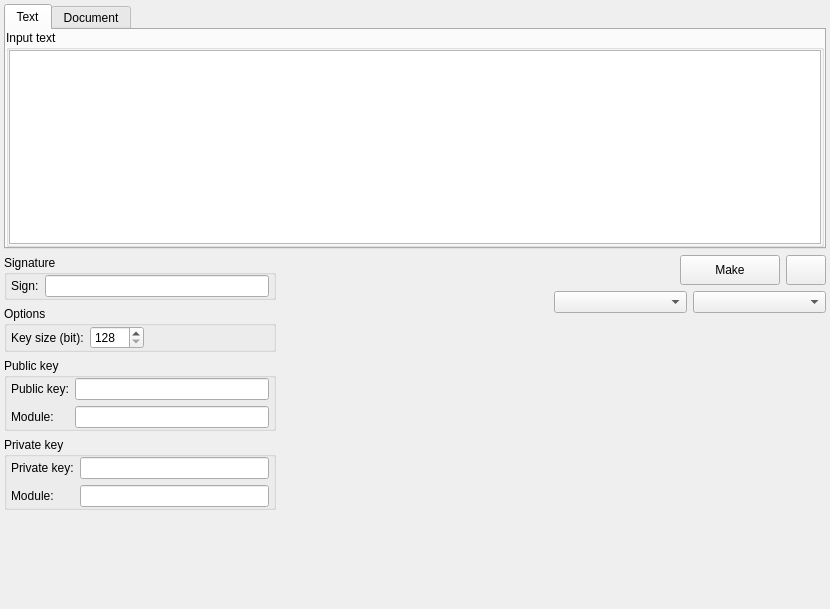
<?xml version="1.0" encoding="UTF-8"?>
<ui version="4.0">
 <class>RSADS</class>
 <widget class="QWidget" name="RSADS">
  <property name="geometry">
   <rect>
    <x>0</x>
    <y>0</y>
    <width>830</width>
    <height>609</height>
   </rect>
  </property>
  <property name="windowTitle">
   <string>Form</string>
  </property>
  <layout class="QVBoxLayout" name="verticalLayout_6">
   <property name="leftMargin">
    <number>4</number>
   </property>
   <property name="topMargin">
    <number>4</number>
   </property>
   <property name="rightMargin">
    <number>4</number>
   </property>
   <property name="bottomMargin">
    <number>4</number>
   </property>
   <item>
    <widget class="QTabWidget" name="tab_widget">
     <property name="maximumSize">
      <size>
       <width>16777215</width>
       <height>400</height>
      </size>
     </property>
     <property name="currentIndex">
      <number>0</number>
     </property>
     <widget class="QWidget" name="tab_text">
      <attribute name="title">
       <string>Text</string>
      </attribute>
      <layout class="QHBoxLayout" name="horizontalLayout">
       <property name="spacing">
        <number>12</number>
       </property>
       <property name="leftMargin">
        <number>0</number>
       </property>
       <property name="topMargin">
        <number>0</number>
       </property>
       <property name="rightMargin">
        <number>0</number>
       </property>
       <property name="bottomMargin">
        <number>0</number>
       </property>
       <item>
        <widget class="QGroupBox" name="group_box_input">
         <property name="title">
          <string>Input text</string>
         </property>
         <layout class="QVBoxLayout" name="verticalLayout">
          <property name="leftMargin">
           <number>0</number>
          </property>
          <property name="topMargin">
           <number>0</number>
          </property>
          <property name="rightMargin">
           <number>0</number>
          </property>
          <property name="bottomMargin">
           <number>0</number>
          </property>
          <item>
           <widget class="QTextEdit" name="text_edit_input"/>
          </item>
         </layout>
        </widget>
       </item>
      </layout>
     </widget>
     <widget class="QWidget" name="tab_document">
      <attribute name="title">
       <string>Document</string>
      </attribute>
     </widget>
    </widget>
   </item>
   <item>
    <layout class="QHBoxLayout" name="horizontal_layout_1">
     <item>
      <layout class="QVBoxLayout" name="vertical_layout_2">
       <item>
        <widget class="QGroupBox" name="group_box_sign">
         <property name="maximumSize">
          <size>
           <width>400</width>
           <height>16777215</height>
          </size>
         </property>
         <property name="title">
          <string>Signature</string>
         </property>
         <layout class="QVBoxLayout" name="verticalLayout_4">
          <property name="leftMargin">
           <number>0</number>
          </property>
          <property name="topMargin">
           <number>0</number>
          </property>
          <property name="rightMargin">
           <number>0</number>
          </property>
          <property name="bottomMargin">
           <number>0</number>
          </property>
          <item>
           <layout class="QFormLayout" name="form_layout_sign">
            <property name="fieldGrowthPolicy">
             <enum>QFormLayout::ExpandingFieldsGrow</enum>
            </property>
            <property name="leftMargin">
             <number>4</number>
            </property>
            <property name="rightMargin">
             <number>4</number>
            </property>
            <item row="0" column="0">
             <widget class="QLabel" name="label_sign">
              <property name="text">
               <string>Sign:</string>
              </property>
             </widget>
            </item>
            <item row="0" column="1">
             <widget class="QLineEdit" name="line_edit_sign"/>
            </item>
           </layout>
          </item>
         </layout>
        </widget>
       </item>
       <item>
        <widget class="QGroupBox" name="group_box_options">
         <property name="title">
          <string>Options</string>
         </property>
         <layout class="QVBoxLayout" name="verticalLayout_5">
          <property name="leftMargin">
           <number>0</number>
          </property>
          <property name="topMargin">
           <number>0</number>
          </property>
          <property name="rightMargin">
           <number>0</number>
          </property>
          <property name="bottomMargin">
           <number>0</number>
          </property>
          <item>
           <layout class="QFormLayout" name="form_layout_options">
            <property name="fieldGrowthPolicy">
             <enum>QFormLayout::ExpandingFieldsGrow</enum>
            </property>
            <property name="leftMargin">
             <number>4</number>
            </property>
            <property name="rightMargin">
             <number>4</number>
            </property>
            <item row="0" column="0">
             <widget class="QLabel" name="label_key_size">
              <property name="text">
               <string>Key size (bit):</string>
              </property>
             </widget>
            </item>
            <item row="0" column="1">
             <widget class="QSpinBox" name="spin_box_key_size">
              <property name="minimum">
               <number>128</number>
              </property>
              <property name="maximum">
               <number>8192</number>
              </property>
             </widget>
            </item>
           </layout>
          </item>
         </layout>
        </widget>
       </item>
       <item>
        <widget class="QGroupBox" name="group_box_pb">
         <property name="maximumSize">
          <size>
           <width>400</width>
           <height>16777215</height>
          </size>
         </property>
         <property name="title">
          <string>Public key</string>
         </property>
         <layout class="QVBoxLayout" name="verticalLayout_3">
          <property name="leftMargin">
           <number>0</number>
          </property>
          <property name="topMargin">
           <number>0</number>
          </property>
          <property name="rightMargin">
           <number>0</number>
          </property>
          <property name="bottomMargin">
           <number>0</number>
          </property>
          <item>
           <layout class="QFormLayout" name="form_layout_pb">
            <property name="fieldGrowthPolicy">
             <enum>QFormLayout::ExpandingFieldsGrow</enum>
            </property>
            <property name="leftMargin">
             <number>4</number>
            </property>
            <property name="rightMargin">
             <number>4</number>
            </property>
            <item row="0" column="0">
             <widget class="QLabel" name="label_pb_key">
              <property name="text">
               <string>Public key:</string>
              </property>
             </widget>
            </item>
            <item row="0" column="1">
             <widget class="QLineEdit" name="line_edit_pb_key"/>
            </item>
            <item row="1" column="0">
             <widget class="QLabel" name="label_pb_module">
              <property name="text">
               <string>Module:</string>
              </property>
             </widget>
            </item>
            <item row="1" column="1">
             <widget class="QLineEdit" name="line_edit_pb_module"/>
            </item>
           </layout>
          </item>
         </layout>
        </widget>
       </item>
       <item>
        <widget class="QGroupBox" name="group_box_pr">
         <property name="maximumSize">
          <size>
           <width>400</width>
           <height>16777215</height>
          </size>
         </property>
         <property name="title">
          <string>Private key</string>
         </property>
         <layout class="QVBoxLayout" name="verticalLayout_2">
          <property name="leftMargin">
           <number>0</number>
          </property>
          <property name="topMargin">
           <number>0</number>
          </property>
          <property name="rightMargin">
           <number>0</number>
          </property>
          <property name="bottomMargin">
           <number>0</number>
          </property>
          <item>
           <layout class="QFormLayout" name="form_layout_pr">
            <property name="fieldGrowthPolicy">
             <enum>QFormLayout::ExpandingFieldsGrow</enum>
            </property>
            <property name="leftMargin">
             <number>4</number>
            </property>
            <property name="rightMargin">
             <number>4</number>
            </property>
            <item row="0" column="0">
             <widget class="QLabel" name="label_pr_key">
              <property name="text">
               <string>Private key:</string>
              </property>
             </widget>
            </item>
            <item row="0" column="1">
             <widget class="QLineEdit" name="line_edit_pr_key"/>
            </item>
            <item row="1" column="0">
             <widget class="QLabel" name="label_pr_module">
              <property name="text">
               <string>Module:</string>
              </property>
             </widget>
            </item>
            <item row="1" column="1">
             <widget class="QLineEdit" name="line_edit_pr_module"/>
            </item>
           </layout>
          </item>
         </layout>
        </widget>
       </item>
       <item>
        <spacer name="vertical_spacer_2">
         <property name="orientation">
          <enum>Qt::Vertical</enum>
         </property>
         <property name="sizeHint" stdset="0">
          <size>
           <width>20</width>
           <height>0</height>
          </size>
         </property>
        </spacer>
       </item>
      </layout>
     </item>
     <item>
      <spacer name="horizontal_spacer_1">
       <property name="orientation">
        <enum>Qt::Horizontal</enum>
       </property>
       <property name="sizeHint" stdset="0">
        <size>
         <width>40</width>
         <height>20</height>
        </size>
       </property>
      </spacer>
     </item>
     <item>
      <layout class="QVBoxLayout" name="vertical_layout_1">
       <item>
        <layout class="QHBoxLayout" name="horizontal_layout_2">
         <item>
          <spacer name="horizontalSpacer">
           <property name="orientation">
            <enum>Qt::Horizontal</enum>
           </property>
           <property name="sizeHint" stdset="0">
            <size>
             <width>40</width>
             <height>20</height>
            </size>
           </property>
          </spacer>
         </item>
         <item>
          <widget class="QPushButton" name="button_make">
           <property name="minimumSize">
            <size>
             <width>100</width>
             <height>30</height>
            </size>
           </property>
           <property name="maximumSize">
            <size>
             <width>16777215</width>
             <height>16777215</height>
            </size>
           </property>
           <property name="text">
            <string>Make</string>
           </property>
          </widget>
         </item>
         <item>
          <widget class="QPushButton" name="button_options">
           <property name="minimumSize">
            <size>
             <width>0</width>
             <height>30</height>
            </size>
           </property>
           <property name="text">
            <string/>
           </property>
          </widget>
         </item>
        </layout>
       </item>
       <item>
        <layout class="QHBoxLayout" name="horizontalLayout_2">
         <item>
          <widget class="QComboBox" name="combo_box_sign_proc"/>
         </item>
         <item>
          <widget class="QComboBox" name="combo_box_hash_alg"/>
         </item>
        </layout>
       </item>
       <item>
        <spacer name="vertical_spacer_1">
         <property name="orientation">
          <enum>Qt::Vertical</enum>
         </property>
         <property name="sizeHint" stdset="0">
          <size>
           <width>20</width>
           <height>40</height>
          </size>
         </property>
        </spacer>
       </item>
      </layout>
     </item>
    </layout>
   </item>
   <item>
    <spacer name="vertical_spacer_3">
     <property name="orientation">
      <enum>Qt::Vertical</enum>
     </property>
     <property name="sizeHint" stdset="0">
      <size>
       <width>20</width>
       <height>63</height>
      </size>
     </property>
    </spacer>
   </item>
  </layout>
 </widget>
 <resources/>
 <connections/>
</ui>
